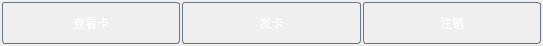
<?xml version="1.0" encoding="UTF-8"?>
<ui version="4.0">
 <class>UsrItem</class>
 <widget class="QWidget" name="UsrItem">
  <property name="geometry">
   <rect>
    <x>0</x>
    <y>0</y>
    <width>543</width>
    <height>46</height>
   </rect>
  </property>
  <property name="windowTitle">
   <string>Form</string>
  </property>
  <property name="styleSheet">
   <string notr="true">QPushButton{
						background:qlineargradient(spread:pad, x1:0, y1:0, x2:0, y2:1, stop:0 rgba(128, 181, 235, 255), stop:0.495 										rgba(119, 169, 231, 255), stop:0.505 rgba(110,157, 226, 255), stop:1 rgba(109, 155, 0225, 255));
						color:white;
						border:1px solid rgb(106,118,132);
						border-radius: 3px;
}

QPushButton::pressed{
						background:qlineargradient(spread:pad, x1:0, y1:0, x2:0, y2:1, stop:0 rgba(143, 167, 197, 255), stop:0.495 										rgba(103, 133, 171, 255), stop:0.505 rgba(93,124,165, 255), stop:1 rgba(65, 99,146, 255));
						color:white;
						border:1px solid rgb(106,118,132);
						border-radius: 3px;
}</string>
  </property>
  <layout class="QHBoxLayout" name="horizontalLayout">
   <property name="spacing">
    <number>2</number>
   </property>
   <property name="leftMargin">
    <number>2</number>
   </property>
   <property name="topMargin">
    <number>2</number>
   </property>
   <property name="rightMargin">
    <number>2</number>
   </property>
   <property name="bottomMargin">
    <number>2</number>
   </property>
   <item>
    <widget class="QPushButton" name="pushButton">
     <property name="sizePolicy">
      <sizepolicy hsizetype="Minimum" vsizetype="Expanding">
       <horstretch>0</horstretch>
       <verstretch>0</verstretch>
      </sizepolicy>
     </property>
     <property name="text">
      <string>查看卡</string>
     </property>
    </widget>
   </item>
   <item>
    <widget class="QPushButton" name="pushButton_2">
     <property name="sizePolicy">
      <sizepolicy hsizetype="Minimum" vsizetype="Expanding">
       <horstretch>0</horstretch>
       <verstretch>0</verstretch>
      </sizepolicy>
     </property>
     <property name="text">
      <string>发卡</string>
     </property>
    </widget>
   </item>
   <item>
    <widget class="QPushButton" name="btn_destory">
     <property name="sizePolicy">
      <sizepolicy hsizetype="Minimum" vsizetype="Expanding">
       <horstretch>0</horstretch>
       <verstretch>0</verstretch>
      </sizepolicy>
     </property>
     <property name="text">
      <string>注销</string>
     </property>
    </widget>
   </item>
  </layout>
 </widget>
 <resources/>
 <connections/>
</ui>
